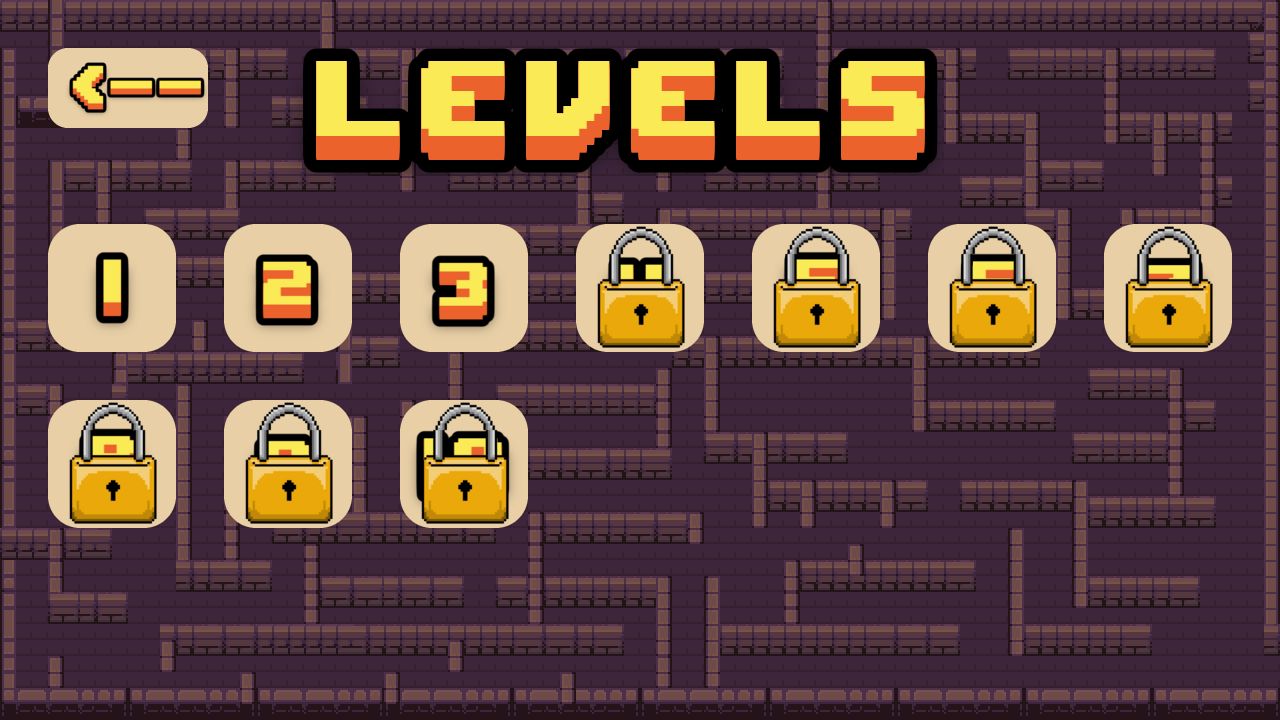

A level layout from a 2D game, rendered from its tile map. Below: a short description, then the map file with tile-grid data replaced by summaries:
An orthogonal 80x45 tile map with 16x16 px tiles, 15 tile layers (floor, walls, title, level1, ...), 11 hidden layers not drawn, 26 tilesets.

<map version="1.10" tiledversion="1.10.2" orientation="orthogonal" renderorder="right-down" width="80" height="45" tilewidth="16" tileheight="16" infinite="0" nextlayerid="38" nextobjectid="1">
 <tileset firstgid="1" source="Dungeon_Tileset_at.tsx" />
 <tileset firstgid="1025" source="title.tsx" />
 <tileset firstgid="6025" source="levels_title.tsx" />
 <tileset firstgid="11025" source="level1.tsx" />
 <tileset firstgid="11026" source="level1_active.tsx" />
 <tileset firstgid="11027" source="level2.tsx" />
 <tileset firstgid="11028" source="level2_active.tsx" />
 <tileset firstgid="11029" source="level3.tsx" />
 <tileset firstgid="11030" source="level3_active.tsx" />
 <tileset firstgid="11031" source="level4.tsx" />
 <tileset firstgid="11032" source="level4_active.tsx" />
 <tileset firstgid="11033" source="level5.tsx" />
 <tileset firstgid="11034" source="level5_active.tsx" />
 <tileset firstgid="11035" source="level6.tsx" />
 <tileset firstgid="11036" source="level6_active.tsx" />
 <tileset firstgid="11037" source="level7.tsx" />
 <tileset firstgid="11038" source="level7_active.tsx" />
 <tileset firstgid="11039" source="level8.tsx" />
 <tileset firstgid="11040" source="level8_active.tsx" />
 <tileset firstgid="11041" source="level9.tsx" />
 <tileset firstgid="11042" source="level9_active.tsx" />
 <tileset firstgid="11043" source="level10.tsx" />
 <tileset firstgid="11044" source="level10_active.tsx" />
 <tileset firstgid="11045" source="lock.tsx" />
 <tileset firstgid="11046" source="back_button.tsx" />
 <tileset firstgid="11096" source="back_button_active.tsx" />
 <layer id="1" name="floor" width="80" height="45" locked="1">
  <data>[3600 cells, 3600 non-empty, 1 distinct tile ids]</data>
 </layer>
 <layer id="2" name="walls" width="80" height="45" locked="1">
  <data>[3600 cells, 1695 non-empty, 50 distinct tile ids]</data>
 </layer>
 <layer id="13" name="title" width="80" height="45" locked="1">
  <data>[3600 cells, 328 non-empty, 328 distinct tile ids]</data>
 </layer>
 <layer id="15" name="level1" width="80" height="45" locked="1">
  <data>[3600 cells, 1 non-empty, 1 distinct tile ids]</data>
 </layer>
 <layer id="16" name="level1_active" width="80" height="45" visible="0" locked="1">
  <data>[3600 cells, 1 non-empty, 1 distinct tile ids]</data>
 </layer>
 <layer id="17" name="level2" width="80" height="45" locked="1">
  <data>[3600 cells, 1 non-empty, 1 distinct tile ids]</data>
 </layer>
 <layer id="18" name="level2_active" width="80" height="45" visible="0" locked="1">
  <data>[3600 cells, 1 non-empty, 1 distinct tile ids]</data>
 </layer>
 <layer id="19" name="level3" width="80" height="45" locked="1">
  <data>[3600 cells, 1 non-empty, 1 distinct tile ids]</data>
 </layer>
 <layer id="20" name="level3_active" width="80" height="45" visible="0" locked="1">
  <data>[3600 cells, 1 non-empty, 1 distinct tile ids]</data>
 </layer>
 <layer id="21" name="level4" width="80" height="45" locked="1">
  <data>[3600 cells, 1 non-empty, 1 distinct tile ids]</data>
 </layer>
 <layer id="22" name="level4_active" width="80" height="45" visible="0" locked="1">
  <data>[3600 cells, 1 non-empty, 1 distinct tile ids]</data>
 </layer>
 <layer id="23" name="level5" width="80" height="45" locked="1">
  <data>[3600 cells, 1 non-empty, 1 distinct tile ids]</data>
 </layer>
 <layer id="24" name="level5_active" width="80" height="45" visible="0" locked="1">
  <data>[3600 cells, 1 non-empty, 1 distinct tile ids]</data>
 </layer>
 <layer id="25" name="level6" width="80" height="45" locked="1">
  <data>[3600 cells, 1 non-empty, 1 distinct tile ids]</data>
 </layer>
 <layer id="26" name="level6_active" width="80" height="45" visible="0" locked="1">
  <data>[3600 cells, 1 non-empty, 1 distinct tile ids]</data>
 </layer>
 <layer id="27" name="level7" width="80" height="45" locked="1">
  <data>[3600 cells, 1 non-empty, 1 distinct tile ids]</data>
 </layer>
 <layer id="28" name="level7_active" width="80" height="45" visible="0" locked="1">
  <data>[3600 cells, 1 non-empty, 1 distinct tile ids]</data>
 </layer>
 <layer id="29" name="level8" width="80" height="45" locked="1">
  <data>[3600 cells, 1 non-empty, 1 distinct tile ids]</data>
 </layer>
 <layer id="30" name="level8_active" width="80" height="45" visible="0" locked="1">
  <data>[3600 cells, 1 non-empty, 1 distinct tile ids]</data>
 </layer>
 <layer id="31" name="level9" width="80" height="45" locked="1">
  <data>[3600 cells, 1 non-empty, 1 distinct tile ids]</data>
 </layer>
 <layer id="32" name="level9_active" width="80" height="45" visible="0" locked="1">
  <data>[3600 cells, 1 non-empty, 1 distinct tile ids]</data>
 </layer>
 <layer id="33" name="level10" width="80" height="45" locked="1">
  <data>[3600 cells, 1 non-empty, 1 distinct tile ids]</data>
 </layer>
 <layer id="34" name="level10_active" width="80" height="45" visible="0" locked="1">
  <data>[3600 cells, 1 non-empty, 1 distinct tile ids]</data>
 </layer>
 <layer id="35" name="lock" width="80" height="45" locked="1">
  <data>[3600 cells, 7 non-empty, 1 distinct tile ids]</data>
 </layer>
 <layer id="36" name="back_button" width="80" height="45" locked="1">
  <data>[3600 cells, 50 non-empty, 50 distinct tile ids]</data>
 </layer>
 <layer id="37" name="back_button_active" width="80" height="45" visible="0" locked="1">
  <data>[3600 cells, 50 non-empty, 50 distinct tile ids]</data>
 </layer>
</map>
